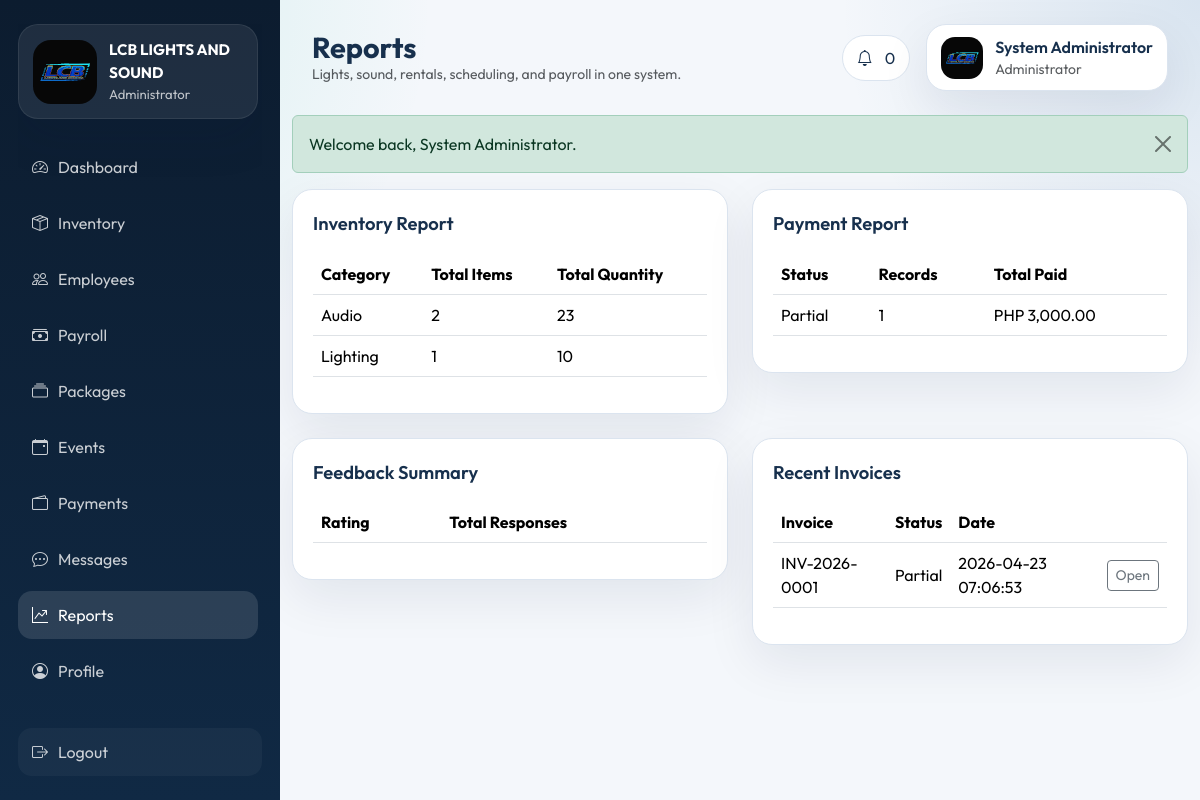
Screenshot of /admin/reports.php (signed in) with the database file from the repository.
### tables this page shows
CREATE TABLE payments (
    id INT AUTO_INCREMENT PRIMARY KEY,
    event_id INT NOT NULL,
    total_cost DECIMAL(10,2) NOT NULL DEFAULT 0,
    downpayment DECIMAL(10,2) NOT NULL DEFAULT 0,
    amount_paid DECIMAL(10,2) NOT NULL DEFAULT 0,
    remaining_balance DECIMAL(10,2) NOT NULL DEFAULT 0,
    payment_status ENUM('Pending', 'Partial', 'Paid') NOT NULL DEFAULT 'Pending',
    invoice_number VARCHAR(60) NOT NULL,
    created_at TIMESTAMP DEFAULT CURRENT_TIMESTAMP,
    FOREIGN KEY (event_id) REFERENCES events(id) ON DELETE CASCADE
);

### config/helpers.php (called while the page is built, shortened)
<?php
function db(): mysqli
{
    global $mysqli;
    return $mysqli;
}
function app_url(string $path = ''): string
{
    return rtrim(BASE_URL, '/') . ($path ? '/' . ltrim($path, '/') : '');
}
function e(?string $value): string
{
    return htmlspecialchars((string) $value, ENT_QUOTES, 'UTF-8');
}
function fetch_all(string $sql, string $types = '', array $params = []): array
{
    $stmt = db()->prepare($sql);
    $stmt->execute();
    return $stmt->get_result()->fetch_all(MYSQLI_ASSOC);
}
function money(float $value): string
{
    return 'PHP ' . number_format($value, 2);
}

### admin/reports.php (the view, shortened to what this page needs)
<?php
$inventorySummary = fetch_all('SELECT category, COUNT(*) AS total_items, SUM(quantity) AS total_quantity FROM inventory_items GROUP BY category ORDER BY category');
$paymentSummary = fetch_all("SELECT payment_status, COUNT(*) AS total_count, SUM(amount_paid) AS total_paid FROM payments GROUP BY payment_status");
$recentInvoices = fetch_all('SELECT id, invoice_number, payment_status, created_at FROM payments ORDER BY created_at DESC LIMIT 10');
require BASE_PATH . '/partials/layout_top.php';
?>
<div class="row g-4">
    <div class="col-lg-6">
        <div class="content-card">
            <div class="section-title mb-3">Inventory Report</div>
            <table class="table align-middle">
                <thead><tr><th>Category</th><th>Total Items</th><th>Total Quantity</th></tr></thead>
                <tbody>
                <?php foreach ($inventorySummary as $row): ?>
                    <tr><td><?= e($row['category']) ?></td><td><?= e((string) $row['total_items']) ?></td><td><?= e((string) $row['total_quantity']) ?></td></tr>
                <?php endforeach; ?>
                </tbody>
            </table>
        </div>
    </div>
    <div class="col-lg-6">
        <div class="content-card">
            <div class="section-title mb-3">Payment Report</div>
            <table class="table align-middle">
                <thead><tr><th>Status</th><th>Records</th><th>Total Paid</th></tr></thead>
                <tbody>
                <?php foreach ($paymentSummary as $row): ?>
                    <tr><td><?= e($row['payment_status']) ?></td><td><?= e((string) $row['total_count']) ?></td><td><?= e(money((float) $row['total_paid'])) ?></td></tr>
                <?php endforeach; ?>
                </tbody>
            </table>
        </div>
    </div>
    <div class="col-lg-6">
        <div class="content-card">
            <div class="section-title mb-3">Feedback Summary</div>
            <table class="table align-middle">
                <thead><tr><th>Rating</th><th>Total Responses</th></tr></thead>
            </table>
        </div>
    </div>
    <div class="col-lg-6">
        <div class="content-card">
            <div class="section-title mb-3">Recent Invoices</div>
            <table class="table align-middle">
                <thead><tr><th>Invoice</th><th>Status</th><th>Date</th><th></th></tr></thead>
                <tbody>
                <?php foreach ($recentInvoices as $invoice): ?>
                    <tr>
                        <td><?= e($invoice['invoice_number']) ?></td>
                        <td><?= e($invoice['payment_status']) ?></td>
                        <td><?= e($invoice['created_at']) ?></td>
                        <td><a class="btn btn-sm btn-outline-secondary" href="<?= e(app_url('admin/invoice.php?id=' . (int) $invoice['id'])) ?>" target="_blank">Open</a></td>
                    </tr>
                <?php endforeach; ?>
                </tbody>
            </table>
        </div>
    </div>
</div>
<?php require BASE_PATH . '/partials/layout_bottom.php'; ?>

### assets/css/style.css (style rules this page uses)
:root { --bg: #f4f7fb; --surface: #ffffff; --surface-alt: #0c1c2f; --text: #17304d; --muted: #6e8097; --primary: #145da0; --accent: #1fbf9f; --warning: #f39c12; --danger: #d64545; --border: #dbe4ef; --shadow: 0 18px 50px rgba(8, 31, 61, 0.08); }
* { box-sizing: border-box; }
body { margin: 0; background: radial-gradient(circle at top left, rgba(31, 191, 159, 0.16), transparent 30%), radial-gradient(circle at top right, rgba(20, 93, 160, 0.12), transparent 25%), var(--bg); color: var(--text); font-family: 'Outfit', sans-serif; }
.brand-card, .user-chip, .stats-card, .content-card, .mini-card, .auth-card, .calendar-card { background: var(--surface); border: 1px solid var(--border); border-radius: 20px; box-shadow: var(--shadow); }
.stats-card, .content-card, .mini-card, .calendar-card { padding: 20px; }
.section-title { font-size: 1.15rem; font-weight: 600; }
.container-fluid, .row, .content-card, .calendar-card, .stats-card { min-width: 0; }

### rows the page displays
payments: invoice_number "INV-2026-0001", payment_status "Partial", created_at "2026-04-23 07:06:53"

### other values shown
role_label($accountType) "Administrator"
$label "Dashboard"
$label "Inventory"
$label "Employees"
$label "Payroll"
$label "Packages"
$label "Events"
$label "Payments"
$label "Messages"
$label "Reports"
$label "Profile"
$pageTitle "Reports"
$notificationCount "0"
$user['full_name'] "System Administrator"
$user['employee_role'] "Administrator"
